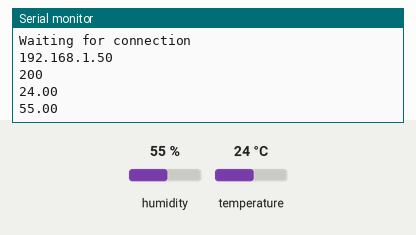
A sketch run on a simulated ESP8266 (NodeMCU). Shown: the last lines printed to the serial monitor. The test bench sets the inputs (shaded band); at power-on: humidity 55 %, temperature 24 °C. WiFi joins after 1.5 s; servers stay silent unless stated; uploads are accepted with an empty reply.

Above: at 2.7 s.
2.8 s: humidity set to 22 %
At 4.5 s:
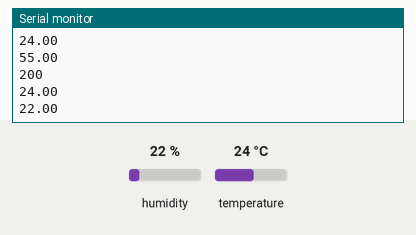
5.7 s: temperature set to 12 °C
At 7.6 s:
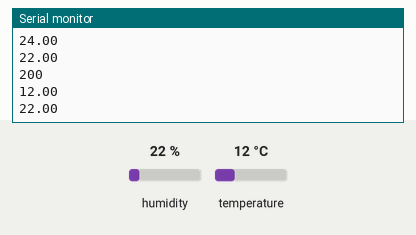
8.6 s: humidity set to 40 %
At 11.3 s:
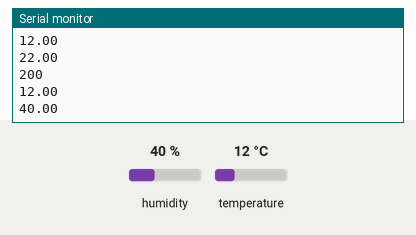
Timing chart, 0 to 12.8 s (numbered marks = the images above; inputs shaded):
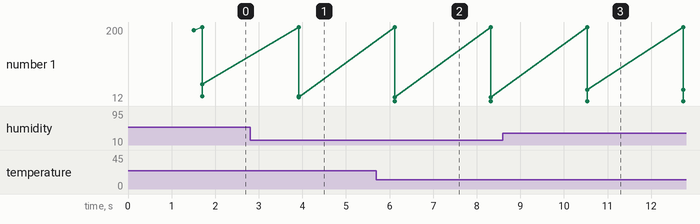

Measured:
- after the input at 2.8 s, the serial monitor: prints a new line after 1.1 s (image 1)
- after the input at 5.7 s, the serial monitor: prints a new line after 0.42 s (image 2)
- after the input at 8.6 s, the serial monitor: prints a new line after 1.9 s (image 3)
- plotted number 1: 55 → 22 after the input at 2.8 s, 22 → 40 after the input at 8.6 s

The sketch:

simple_code.ino
```cpp
#include <ESP8266HTTPClient.h>
#include <ESP8266WiFi.h>
#include <Adafruit_Sensor.h>
#include <DHT.h>

#define DHTPIN D2
#define DHTTYPE    DHT22
DHT dht(DHTPIN, DHTTYPE);
float t = 0.0;
float h = 0.0;

void setup() {

  Serial.begin(115200);                                  //Serial connection
  WiFi.begin("946252024wifi", "44117650");   //WiFi connection

  while (WiFi.status() != WL_CONNECTED) {  //Wait for the WiFI connection completion
    delay(500);
    Serial.println("Waiting for connection");
  }
  Serial.println(WiFi.localIP());
}

void loop() {

 if(WiFi.status()== WL_CONNECTED){   //Check WiFi connection status

   HTTPClient http;    //Declare object of class HTTPClient

   String postData;
   t = dht.readTemperature();
   h = dht.readHumidity();
   //Post Data
   postData = " {\"temperature\":" + String(t) + ", \"humedad\":" + String(h) + " } ";

   http.begin("http://192.168.100.19:3000/api/parametro");      //Specify request destination
   http.addHeader("Content-Type", "application/json");  //Specify content-type header

   int httpCode = http.POST(postData);   //Send the request
   String payload = http.getString();                  //Get the response payload

   Serial.println(httpCode);   //Print HTTP return code
   Serial.println(payload);    //Print request response payload
   Serial.println(t);
   Serial.println(h);

   http.end();  //Close connection

 }else{

    Serial.println("Error in WiFi connection");

 }

  delay(2000);  //Send a request every 30 seconds

}
```
